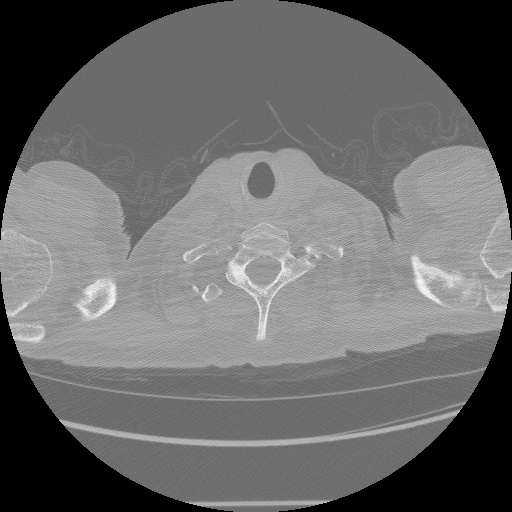
#> input picture sample-dataset/ID00007637202177411956430_0.jpg, 512 x 512 px, found by its file name; its folder holds 5 pictures in this run
$ jupyter execute --allow-errors preprocessing_with_hist_params.ipynb
#> lines starting #> are read from the running program, lines starting #| are printed output that depends on the picture; after the words box and inside, x2 and y2 are one past the last pixel; in counts of white or black regions, pixels touching at a corner belong together
# 01 Import Libraries

[cell 1]
import os
import re
import cv2
import numpy as np
import pandas as pd

import seaborn as sns
import matplotlib.pyplot as plt
from skimage.measure import label

# 02 Slice Image Acquisition & Visualization

[cell 2]
def readSortedSlices(path):

    slices = []
    for s in os.listdir(path):
        slices.append(path + '/' + s)

    slices.sort(key = lambda s: int(s[s.find('_') + 1 : s.find('.')]))

    ID = slices[0][slices[0].find('/') + 1 : slices[0].find('_')]
    print('CT scan of Patient %s consists of %d slices.' % (ID, len(slices)))

    return (slices, ID)

[cell 3]
slices, PatientID = readSortedSlices('sample-dataset')
slices

[cell 4]
def readImg(path):
    img = cv2.imread(path)
#> img is the input picture: shape (512, 512, 3); min 0, max 255, mean 104.9

    return cv2.cvtColor(img, cv2.COLOR_RGB2GRAY)

def getSliceImages(slices):

    return list(map(readImg, slices))
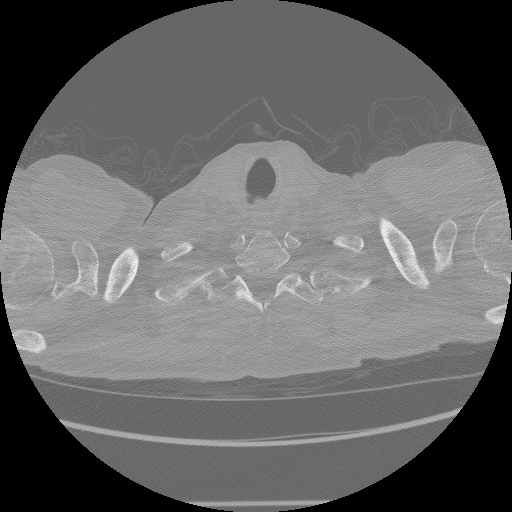
#> input picture sample-dataset/ID00007637202177411956430_1.jpg, 512 x 512 px, found by its file name
#> in readImg, img is the input picture: shape (512, 512, 3); min 0, max 255, mean 102.8
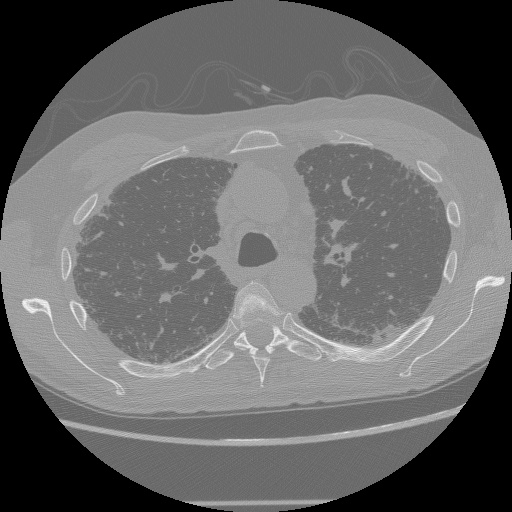
#> input picture sample-dataset/ID00007637202177411956430_10.jpg, 512 x 512 px, found by its file name
#> in readImg, img is the input picture: shape (512, 512, 3); min 0, max 255, mean 103.5
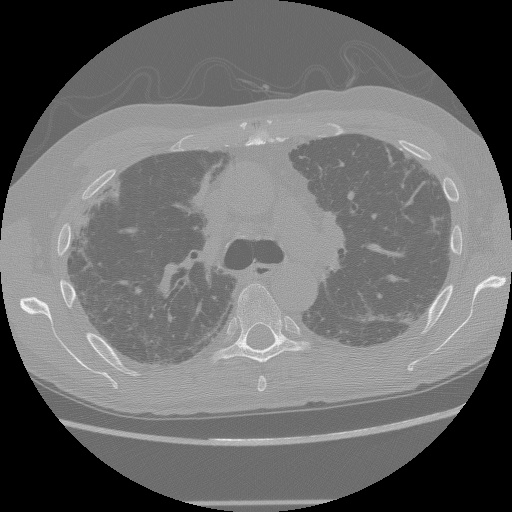
#> input picture sample-dataset/ID00007637202177411956430_11.jpg, 512 x 512 px, found by its file name
#> in readImg, img is the input picture: shape (512, 512, 3); min 0, max 255, mean 106.1
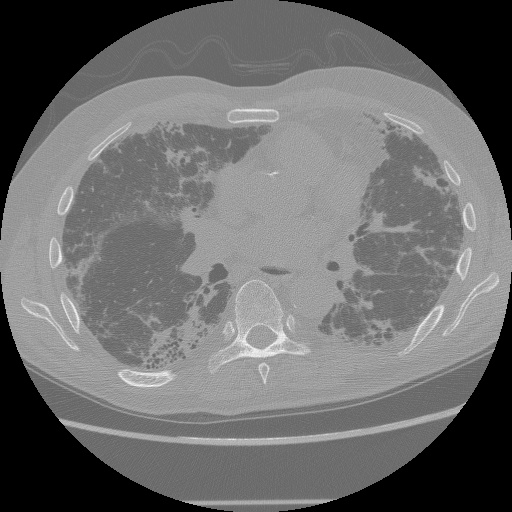
#> input picture sample-dataset/ID00007637202177411956430_16.jpg, 512 x 512 px, found by its file name
#> in readImg, img is the input picture: shape (512, 512, 3); min 0, max 254, mean 107.6

[cell 5]
sliceImgs = getSliceImages(slices)
#> sliceImgs = 5 items

[cell 6]
def showImages(slices, cols, ID):
#> called with cols = 3, ID = 'ID00007637202177411956430'
    sliceCount = len(slices)
#> sliceCount = 5
    rows = int(sliceCount / cols)
#> rows = 1

    fig, ax = plt.subplots(nrows = rows if sliceCount % cols == 0 else rows + 1 ,
                           ncols = cols,
                           figsize = (20, 50))
    counter = 0
    for i in range(rows):
        for j in range(cols):

            ax[i, j].imshow(slices[counter], cmap ='gray')
            ax[i,j].set_title('Slice %d' % (counter + 1))
            ax[i,j].axis('off')
            counter += 1
#> after the loop, counter = 3

    if (sliceCount / cols) != rows:
        for j in range(sliceCount % cols):
            ax[rows,j].imshow(slices[counter], cmap ='gray')
            ax[rows,j].set_title('Slice %d' % (counter + 1))
            ax[rows,j].axis('off')
            counter += 1
#> this loop made 2 passes
#> counter on passes 1 to 2: 4, 5
#> after the loop, counter = 5

    plt.show()

[cell 7]
showImages(sliceImgs, 3, PatientID)

[cell 8]
plt.figure(figsize = (12, 6))
im = readImg('sample-dataset/ID00007637202177411956430_16.jpg')
plt.title('Original CT Image')
plt.imshow(im, cmap='gray')
plt.show()

[cell 9]
plt.figure(figsize = (12, 6))

plt.title('Image Histogram')
plt.xlabel('Greyscale Intensity Values [0, 255]')
plt.ylabel('Frequency')
plt.hist(im.ravel(), bins=256)
plt.show()
#> figure, not shown here; tallest bar 53209 high, from x = 0 to 0.992

[cell 10]
im[im < 0]
#> Out = empty array

[cell 11]
im[im > 255]
#> Out = empty array

# 03 Slice Image Preprocessing
## 3.1 Calculate Statistically Derived Thresholds
Obtain the statistically derived thresholds needed in order to define the binary masks. These thresholds depend on the distribution of the image histogram.
### 3.1.1 Mean Value of Intensity of Pixels, $\mu(k)$

[cell 12]
# Calculate the average intensity of the kth slice
mu_k = im.mean()
#> mu_k = 107.6
mu_k
#> Out = 107.6

[cell 13]
# Create a binary mask by thresholding with the average
bmask = cv2.threshold(im, mu_k, 255, cv2.THRESH_BINARY)
plt.figure(figsize=(10, 8))
plt.imshow(bmask[1], cmap='gray')
plt.title('Binary Image after Thresholding with the Mean')

### 3.1.2 Mean Value of Pixels with Intensity $> \mu(k), \mu_{sup} (k)$
The output binary mask determines the position of the spine in a slice.

[cell 14]
pixelsGreaterThanMean = np.where(im.flatten() > mu_k)[0]
R_k = len(pixelsGreaterThanMean)
#> R_k = 174524
R_k
#> Out = 174524

[cell 15]
levelsGreaterThanMean = im.flatten()[pixelsGreaterThanMean]

[cell 16]
mu_sup_k = levelsGreaterThanMean.mean()
#> mu_sup_k = 142.5
mu_sup_k
#> Out = 142.5

[cell 17]
# Create a binary mask by thresholding with the average
bmask2 = cv2.threshold(im, mu_sup_k, 255, cv2.THRESH_BINARY)
plt.figure(figsize=(10, 8))
plt.imshow(bmask2[1], cmap='gray')
plt.title('Binary Image after Thresholding with the Upper Mean')
plt.show()
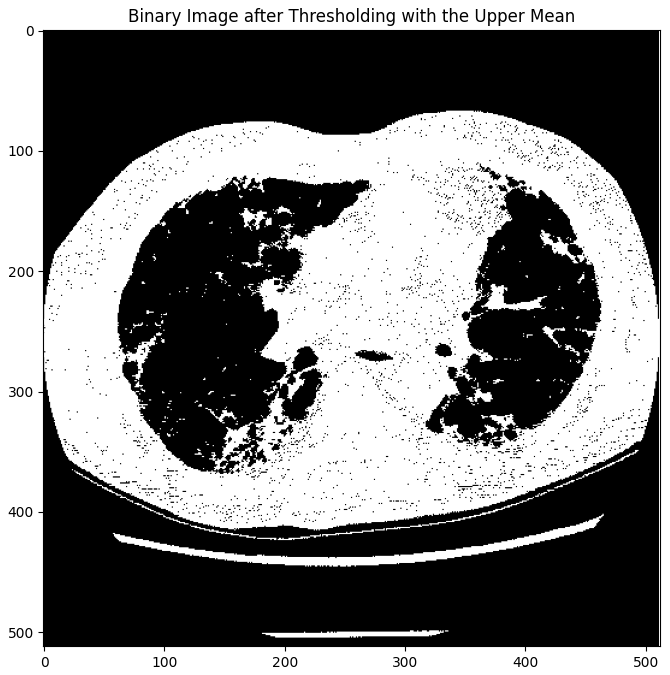
#> figure drawn by matplotlib, 1 panel

### 3.1.3 Standard Deviation of Intensities of Pixels with Intensity $>\mu(k), \sigma_{sup}(k)$

[cell 18]
# Calculate standard deviation
sigma_k = im.flatten()[pixelsGreaterThanMean].std()
#> sigma_k = 22.97
sigma_k
#> Out = 22.97

### 3.1.4 Threshold to locate rib bones & structures with oxygenated blood flow: $\mu(k) + \sigma_{sup}(k)$

[cell 19]
muSupSDBinMask = im > mu_sup_k + sigma_k
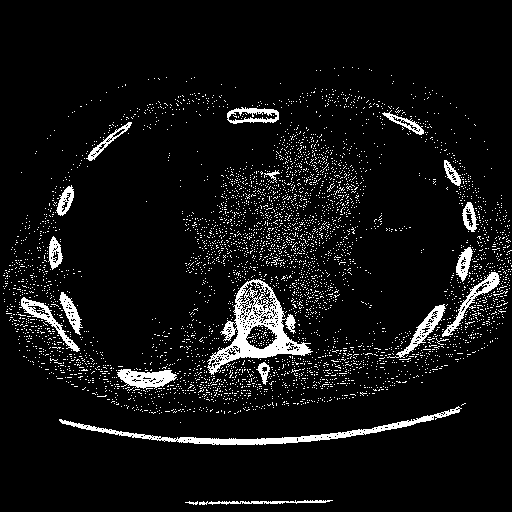
#> muSupSDBinMask: shape (512, 512) bool; 7% white; 4490 white regions (4470 under 20 px), largest, box (x1, y1, x2, y2) and area: (207, 279, 313, 375) 3187, (59, 406, 462, 445) 2044, (117, 369, 177, 390) 752

[cell 20]
plt.figure(figsize=(10, 8))
plt.imshow(muSupSDBinMask, cmap='gray')
plt.title('Binary Image after Thresholding with the Upper Mean + Std Dev of Upper Distribution')

#### Histogram with the Calculated Statistical Parameters

[cell 21]
plt.figure(figsize = (20, 10))

# Mean line
plt.axvline(x = mu_k, c = 'red')
plt.text(x = mu_k - 40,
         y = 30000,
         s = "μ(k) = " + str(mu_k),
         c = 'red')

# Upper mean line
plt.axvline(x = mu_sup_k, c = 'green')
plt.text(x = mu_sup_k + 5,
         y = 50000,
         s = "μ_sup(k) = " + str(mu_sup_k),
         c = 'green')


# Upper mean + Std Dev line
plt.axvline(x = mu_sup_k + sigma_k, c = 'blue', linestyle = '-.' )
plt.text(x = mu_sup_k + sigma_k + 5,
         y = 20000,
         s = "μ_sup(k) + σ(k) = " + str(mu_sup_k + sigma_k),
         c = 'blue')

plt.title('Image Histogram with Calculated Statistical Parameters')
plt.xlabel('Greyscale Intensity Values [0, 255]')
plt.ylabel('Frequency')
plt.hist(im.ravel(), bins=256)
plt.show()
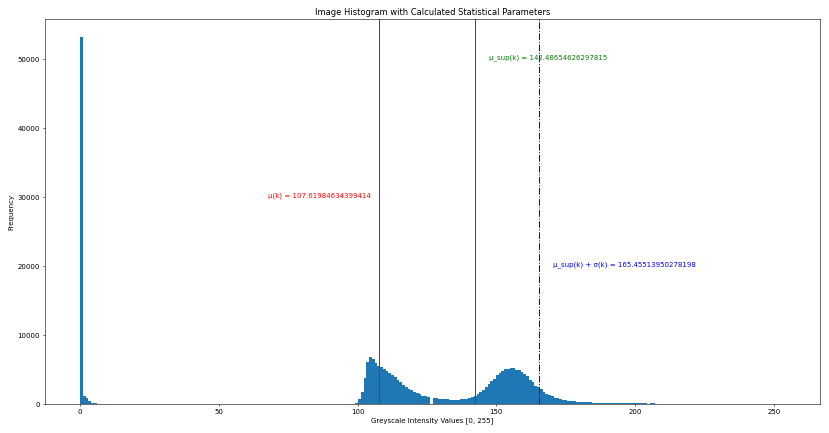
#> figure drawn by matplotlib, 1 panel; tallest bar 53209 high, from x = 0 to 0.992

### 3.1.5 Global Mean, $\mu_{global}(k) = Mean(\mu_{sup}(k)) - StdDev(\mu_{sup}(k))$
Thresholding with $\mu_{global}$ shows parts of the images constituting muscular tissues.
To calculate the global mean, we iterate through each slice of a patient.

[cell 22]
mu_sups = []

# For each slice, calculate upper mean and append to the list
for i in range(len(sliceImgs)):
    ctSlice = sliceImgs[i].flatten()

    # Calculate mean of Slice i
    mu_i = ctSlice.mean()

    # Calculate the upper mean of Slice i
    greaterThanMu = np.where(ctSlice > mu_i)[0]
    mu_sup_i = ctSlice[greaterThanMu].mean()

    mu_sups.append(mu_sup_i)
#> this loop made 5 passes
#> (mu_i, mu_sup_i) on passes 1 to 5: (104.9, 134.7), (102.8, 137.5), (103.5, 135.2), (106.1, 139.4), (107.6, 142.5)
#> after the loop, mu_sups = [134.7, 137.5, 135.2, 139.4, 142.5]
# mu_sups

[cell 23]
# Calculate the global mean
mu_global = np.mean(mu_sups) - np.std(mu_sups)
#> mu_global = 135

# Perform thresholding on one slice with the global mean
mu_global_bMask = im > mu_global
#> mu_global_bMask: shape (512, 512) bool; 42.4% white; 346 white regions (326 under 20 px), largest, box (x1, y1, x2, y2) and area: (0, 66, 512, 416) 104671, (58, 401, 467, 446) 2827, (24, 349, 495, 424) 868

# Show the binary image after thresholding
plt.figure(figsize=(10, 8))
plt.imshow(mu_global_bMask, cmap='gray')
plt.title('Binary Image after Thresholding with the Global Mean')

## Display all masks

[cell 24]
fig, ax = plt.subplots(nrows = 2, ncols=2, figsize = (14,10))

ax[0,0].imshow(bmask[1], cmap ='gray')
ax[0,0].set_title('Separate air and background, μ(k)')

# Roughly determines the position of spine
ax[0,1].imshow(bmask2[1], cmap ='gray')
ax[0,1].set_title('Outer layer of bones and tissues where oxygenated blood flows, μ_sup(k)')

# Used later in order to locate the descending aorta in all the slices of the volumetric scan
ax[1,0].imshow(muSupSDBinMask, cmap ='gray')
ax[1,0].set_title('Rib bones and structures with oxegentaed blood flow, μ_sup(k) + σ(k)')

#
ax[1,1].imshow(mu_global_bMask, cmap ='gray')
ax[1,1].set_title('Muscular tissues, Mean(μ_sup(k)) - Std(μ_sup(k))')

plt.show()
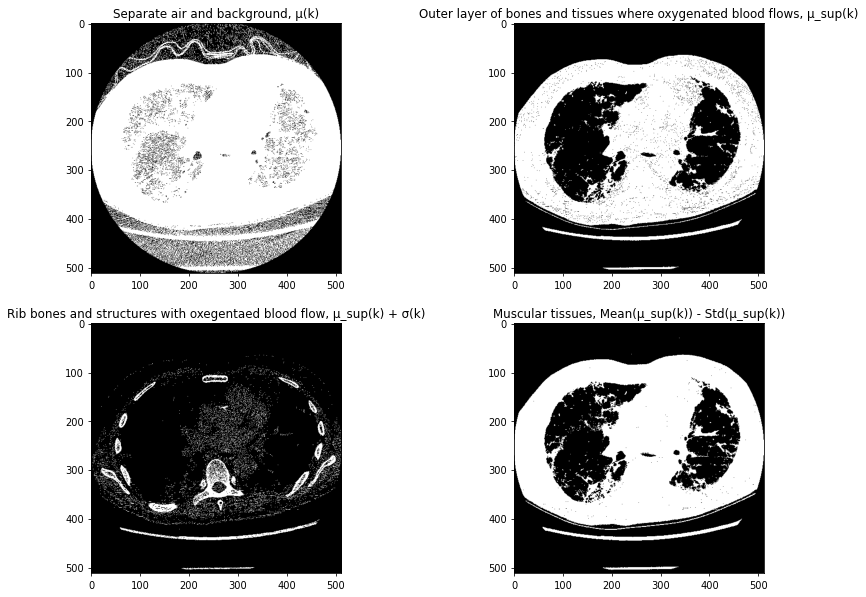
#> figure drawn by matplotlib, 4 panels

# 04 Locating spine and aorta regions
## Position of the spine and the aorta
Both spine and the descending aorta are present in all slices of the axial scan.

1. _S_ binary masks are obtained by thresholding each CT slice with it's corresponding parameter $\mu_{sup}(k)$.
2. The area common to all these masks is computed (logical _AND_).
    (The resulting pixels belong either to _spine_ or _aorta_)
3. Morphological dialation is performed, so that non-connected pixels in the spine region do not cause faults.
4. The object of highest area is used as a mask for selecting the _spine_ in all slices.
5. The location of _aorta_ is found by the common area of thresholding each slice with its corresponding $\mu_{sup}(k) + \sigma_{sup}(k)$.

Helper function to visualize multiple plots

[cell 25]
def multiple_plots(images, n_cols = 5):

    count = len(images)

    if count % n_cols == 0:
        n_rows = count//n_cols
    else:
        n_rows = count//n_cols + 1

    fig, ax = plt.subplots(nrows=n_rows, ncols=n_cols, figsize=(15,20))

    for i in range(n_rows):
        for j in range(n_cols):
            if i*n_cols + j < count:
                ax[i][j].imshow(images[i*n_cols + j], cmap='gray')
                ax[i][j].set_title('Slice %d' %(i*n_cols + j + 1))
                ax[i][j].axis('off')
            else:
                break

    plt.show()

Helper function to get the masked image

[cell 26]
# [5 lines left out: function image_from_mask, not called in this run]

### 4.1 Spine and Aorta Regions
Using the process described above the spine and aorta regions are extracted for a particular patient

[cell 27]
def spine_and_aorta_region(slices):
    # Visual purpose
    spine_masks = []
    aorta_masks = []

    spine_mask = np.ones((slices[0].shape))
    aorta_mask = np.ones((slices[0].shape))

    for i in range(len(slices)):
        ct_slice = slices[i]

        # Calculate mu_sup(k) and sigma_sup(k)
        mu = ct_slice.mean()

        pixels_greater_than_mean = np.where(ct_slice.flatten() > mu)[0]
        greater_than_mean = ct_slice.flatten()[pixels_greater_than_mean]

        mu_sup_k = greater_than_mean.mean()
        sigma_sup_k = greater_than_mean.std()

        mu_sup_binary_mask = ct_slice > mu_sup_k
        sigma_sup_binary_mask = ct_slice > mu_sup_k + sigma_sup_k

        spine_masks.append(mu_sup_binary_mask)
        aorta_masks.append(sigma_sup_binary_mask)

        spine_mask = spine_mask * mu_sup_binary_mask
        aorta_mask = aorta_mask * sigma_sup_binary_mask
#> this loop made 5 passes
#> (mu, mu_sup_k, sigma_sup_k) on passes 1 to 5: (104.9, 134.7, 27.36), (102.8, 137.5, 25), (103.5, 135.2, 25.45), (106.1, 139.4, 24.81), (107.6, 142.5, 22.97)
#> pass 1, in spine_and_aorta_region, `sigma_sup_binary_mask = ct_slice > mu_sup_k + sigma_sup_k`:
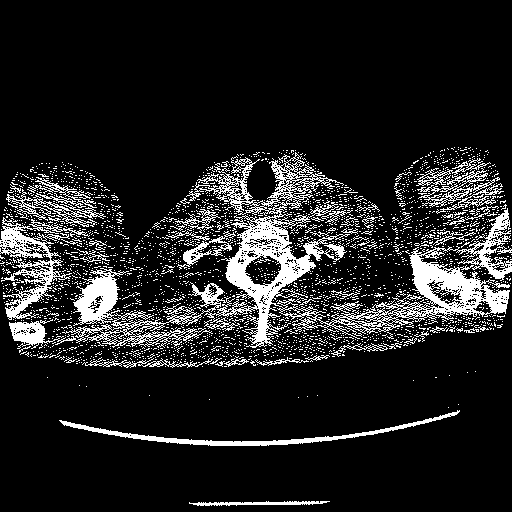
#> sigma_sup_binary_mask: shape (512, 512) bool; 13.4% white; 2762 white regions (2697 under 20 px), largest, box (x1, y1, x2, y2) and area: (9, 152, 512, 349) 18332, (0, 217, 90, 320) 2529, (59, 410, 460, 446) 1739
#> after the loop: aorta_mask: shape (512, 512) float64; values 0 (black) and 1 (white), 0.44% white in thin lines or dots, all inside (x1, y1, x2, y2) = (14, 181, 507, 505)
#> after the loop:
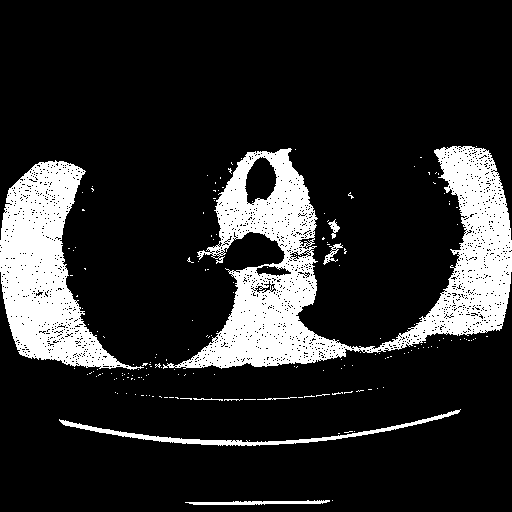
#> spine_mask: shape (512, 512) float64; values 0 (black) and 1 (white), 16.1% white; 181 white regions (172 under 20 px), largest, box (x1, y1, x2, y2) and area: (163, 146, 512, 369) 26163, (0, 160, 144, 370) 13224, (59, 409, 461, 446) 1662
#> after the loop, aorta_masks = 5 items; spine_masks = 5 items

    return spine_mask, aorta_mask, spine_masks, aorta_masks

[cell 28]
spine, aorta, _, aorta_inter = spine_and_aorta_region(sliceImgs)
#> aorta_inter = 5 items

fig, ax = plt.subplots(nrows = 1, ncols = 2, figsize=(12,8))
ax[0].imshow(spine, 'gray')
ax[0].set_title('Spine region')

ax[1].imshow(aorta, 'gray')
ax[1].set_title('Aorta region')

plt.show()

We observe that the aorta region is incorrectly specified. This is due to the fact that the initial CT slices available in the data are from lower body, where aorta is absent. And hence, a logical _AND_ operation of all masks, marks the aorta region incorrectly.

A possible treatment would be to determine the position of aorta excluding the initial few slices, based on some statistical parameters like, area etc.

#### Below is a plot of the masks obtained to mark the aorta region in each slice.

#> (a cell that did not finish here is left out)

#> in multiple_plots, `count = len(images)`: count = 5
#> in multiple_plots, `n_rows = count//n_cols`: n_rows = 1
